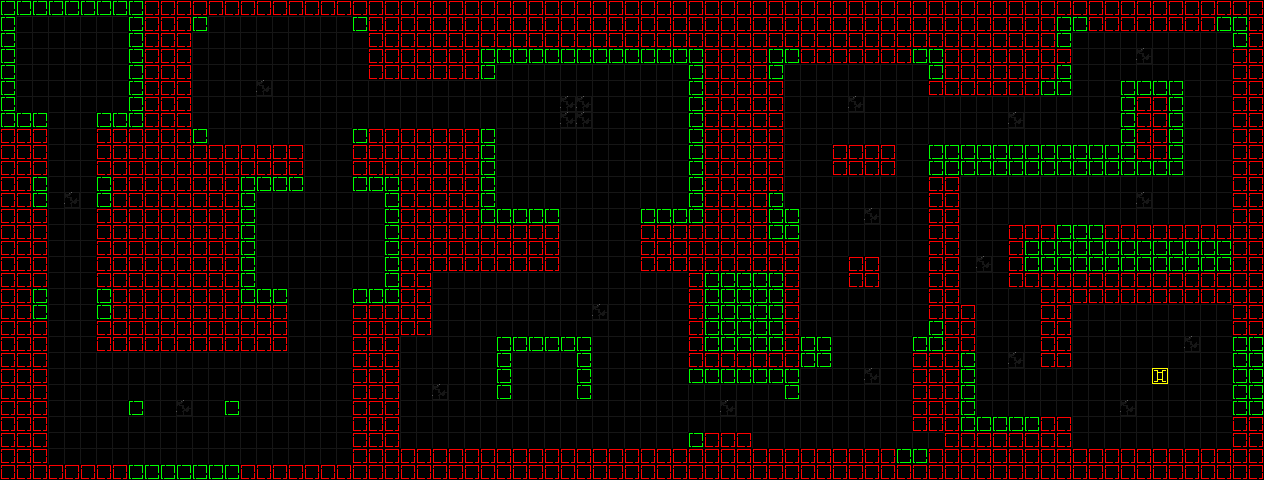

Tiled map render using the project's own tile images. Description and the map definition, with tile-layer contents summarised, below:
An orthogonal 79x30 tile map with 16x16 px tiles, 3 tile layers (Tile Layer 1, Tile Layer 2, Tile Layer 3).

<map version="1.0" orientation="orthogonal" width="79" height="30" tilewidth="16" tileheight="16">
 <tileset firstgid="1" name="tiles" tilewidth="16" tileheight="16">
  <image source="maps/tiles.png" width="80" height="16" />
 </tileset>
 <layer name="Tile Layer 1" width="79" height="30">
  <data>[2370 cells, 2370 non-empty, 5 distinct tile ids]</data>
 </layer>
 <layer name="Tile Layer 2" width="79" height="30">
  <data>[2370 cells, 1 non-empty, 1 distinct tile ids]</data>
 </layer>
 <layer name="Tile Layer 3" width="79" height="30">
  <data>[2370 cells, 3 non-empty, 1 distinct tile ids]</data>
 </layer>
</map>
